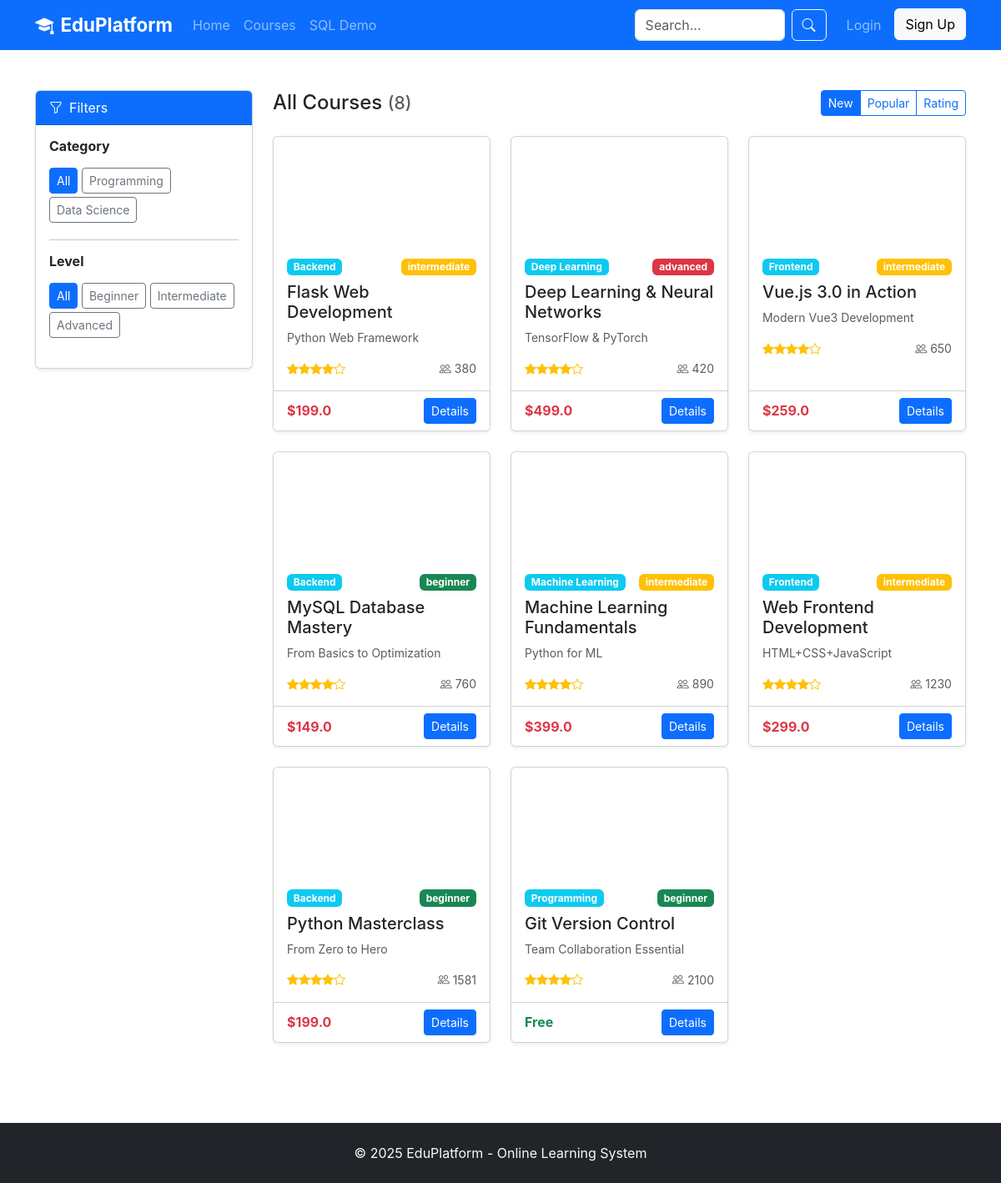
Screenshot of /courses with the database file from the repository.
### tables this page shows
CREATE TABLE category (category_id INTEGER PRIMARY KEY AUTOINCREMENT, category_name TEXT NOT NULL, parent_id INTEGER, description TEXT, sort_order INTEGER DEFAULT 0);

CREATE TABLE course (course_id INTEGER PRIMARY KEY AUTOINCREMENT, title TEXT NOT NULL, subtitle TEXT, description TEXT, instructor_id INTEGER NOT NULL, category_id INTEGER, cover_image TEXT, price REAL DEFAULT 0.00, original_price REAL, level TEXT DEFAULT 'beginner', duration_hours REAL DEFAULT 0, status TEXT DEFAULT 'draft', is_featured INTEGER DEFAULT 0, enrollment_count INTEGER DEFAULT 0, rating_avg REAL DEFAULT 0.00, rating_count INTEGER DEFAULT 0, created_at TIMESTAMP DEFAULT CURRENT_TIMESTAMP, published_at DATETIME);

### app.py (the view)
@app.route('/courses')
def courses():
    conn = get_db()
    c = conn.cursor()
    category_id = request.args.get('category', type=int)
    level = request.args.get('level', '')
    sort = request.args.get('sort', 'newest')
    keyword = request.args.get('keyword', '').strip()
    query = '''SELECT c.*, u.username as instructor_name, cat.category_name FROM course c
        LEFT JOIN user u ON c.instructor_id = u.user_id LEFT JOIN category cat ON c.category_id = cat.category_id WHERE c.status = 'published' '''
    params = []
    if category_id:
        query += ' AND (c.category_id = ? OR cat.parent_id = ?)'
        params.extend([category_id, category_id])
    if level:
        query += ' AND c.level = ?'
        params.append(level)
    if keyword:
        query += ' AND (c.title LIKE ? OR c.description LIKE ?)'
        params.extend([f'%{keyword}%', f'%{keyword}%'])
    order_map = {'popular': 'c.enrollment_count DESC', 'rating': 'c.rating_avg DESC', 'price_low': 'c.price ASC', 'price_high': 'c.price DESC'}
    query += f" ORDER BY {order_map.get(sort, 'c.published_at DESC')}"
    c.execute(query, params)
    courses_list = c.fetchall()
    c.execute('SELECT * FROM category ORDER BY parent_id, sort_order')
    categories = c.fetchall()
    conn.close()
    return render_template('courses.html', courses=courses_list, categories=categories, current_category=category_id, current_level=level, current_sort=sort, keyword=keyword)

### app.py (called while the page is built)
def get_db():
    conn = sqlite3.connect(DATABASE)
    conn.row_factory = sqlite3.Row
    return conn

### templates/courses.html (shortened to what this page needs)
{% extends "base.html" %}
{% block content %}
<div class="container py-5">
    <div class="row">
        <div class="col-lg-3 mb-4">
            <div class="card shadow-sm">
                <div class="card-header bg-primary text-white"><i class="bi bi-funnel me-2"></i>Filters</div>
                <div class="card-body">
                    <h6 class="fw-bold mb-3">Category</h6>
                    <div class="mb-3">
                        <a href="{{ url_for('courses', level=current_level, sort=current_sort, keyword=keyword) }}" class="btn btn-sm {% if not current_category %}btn-primary{% else %}btn-outline-secondary{% endif %} mb-1">All</a>
                        {% for cat in categories %}{% if not cat['parent_id'] %}
                        <a href="{{ url_for('courses', category=cat['category_id'], level=current_level, sort=current_sort, keyword=keyword) }}" class="btn btn-sm {% if current_category == cat['category_id'] %}btn-primary{% else %}btn-outline-secondary{% endif %} mb-1">{{ cat['category_name'] }}</a>
                        {% endif %}{% endfor %}
                    </div>
                    <hr>
                    <h6 class="fw-bold mb-3">Level</h6>
                    <div class="mb-3">
                        <a href="{{ url_for('courses', category=current_category, sort=current_sort, keyword=keyword) }}" class="btn btn-sm {% if not current_level %}btn-primary{% else %}btn-outline-secondary{% endif %} mb-1">All</a>
                        <a href="{{ url_for('courses', category=current_category, level='beginner', sort=current_sort, keyword=keyword) }}" class="btn btn-sm {% if current_level == 'beginner' %}btn-primary{% else %}btn-outline-secondary{% endif %} mb-1">Beginner</a>
                        <a href="{{ url_for('courses', category=current_category, level='intermediate', sort=current_sort, keyword=keyword) }}" class="btn btn-sm {% if current_level == 'intermediate' %}btn-primary{% else %}btn-outline-secondary{% endif %} mb-1">Intermediate</a>
                        <a href="{{ url_for('courses', category=current_category, level='advanced', sort=current_sort, keyword=keyword) }}" class="btn btn-sm {% if current_level == 'advanced' %}btn-primary{% else %}btn-outline-secondary{% endif %} mb-1">Advanced</a>
                    </div>
                </div>
            </div>
        </div>
        <div class="col-lg-9">
            <div class="d-flex justify-content-between align-items-center mb-4">
                <h4 class="mb-0">{% if keyword %}Search: {{ keyword }}{% else %}All Courses{% endif %} <small class="text-muted">({{ courses|length }})</small></h4>
                <div class="btn-group">
                    <a href="{{ url_for('courses', category=current_category, level=current_level, sort='newest', keyword=keyword) }}" class="btn btn-sm {% if current_sort == 'newest' %}btn-primary{% else %}btn-outline-primary{% endif %}">New</a>
                    <a href="{{ url_for('courses', category=current_category, level=current_level, sort='popular', keyword=keyword) }}" class="btn btn-sm {% if current_sort == 'popular' %}btn-primary{% else %}btn-outline-primary{% endif %}">Popular</a>
                    <a href="{{ url_for('courses', category=current_category, level=current_level, sort='rating', keyword=keyword) }}" class="btn btn-sm {% if current_sort == 'rating' %}btn-primary{% else %}btn-outline-primary{% endif %}">Rating</a>
                </div>
            </div>
            {% if courses %}
            <div class="row g-4">
                {% for course in courses %}
                <div class="col-md-6 col-xl-4">
                    <div class="card h-100 course-card shadow-sm">
                        <div class="card-img-top bg-gradient text-white d-flex align-items-center justify-content-center" style="height:130px;background:linear-gradient(135deg,#667eea 0%,#764ba2 100%);"><i class="bi bi-play-circle display-4"></i></div>
                        <div class="card-body">
                            <div class="d-flex justify-content-between mb-2">
                                <span class="badge bg-info">{{ course['category_name'] or 'General' }}</span>
                                <span class="badge bg-{{ 'success' if course['level'] == 'beginner' else 'warning' if course['level'] == 'intermediate' else 'danger' }}">{{ course['level'] }}</span>
                            </div>
                            <h5 class="card-title">{{ course['title'] }}</h5>
                            <p class="card-text text-muted small text-truncate">{{ course['subtitle'] }}</p>
                            <div class="d-flex justify-content-between align-items-center">
                                <div class="text-warning small">{% for i in range(5) %}<i class="bi bi-star{% if i < course['rating_avg']|int %}-fill{% endif %}"></i>{% endfor %}</div>
                                <small class="text-muted"><i class="bi bi-people me-1"></i>{{ course['enrollment_count'] }}</small>
                            </div>
                        </div>
                        <div class="card-footer bg-white">
                            <div class="d-flex justify-content-between align-items-center">
                                {% if course['price'] == 0 %}<span class="text-success fw-bold">Free</span>{% else %}<span class="text-danger fw-bold">${{ course['price'] }}</span>{% endif %}
                                <a href="{{ url_for('course_detail', course_id=course['course_id']) }}" class="btn btn-primary btn-sm">Details</a>
                            </div>
                        </div>
                    </div>
                </div>
                {% endfor %}
            </div>
            {% else %}
            <div class="text-center py-5"><i class="bi bi-inbox display-1 text-muted"></i><h4 class="mt-3">No courses found</h4></div>
            {% endif %}
        </div>
    </div>
</div>
{% endblock %}

### static/css/style.css (style rules this page uses)
body { font-family: -apple-system, BlinkMacSystemFont, "Segoe UI", Roboto, "Helvetica Neue", Arial, sans-serif; }
.course-card { transition: transform 0.2s, box-shadow 0.2s; }

### rows the page displays
category: category_name "Programming"
category: category_name "Data Science"
course: category_name "Backend", level "intermediate", title "Flask Web Development", subtitle "Python Web Framework", enrollment_count "380", price "199.0"
course: category_name "Deep Learning", level "advanced", title "Deep Learning & Neural Networks", subtitle "TensorFlow & PyTorch", enrollment_count "420", price "499.0"
course: category_name "Frontend", level "intermediate", title "Vue.js 3.0 in Action", subtitle "Modern Vue3 Development", enrollment_count "650", price "259.0"
course: category_name "Backend", level "beginner", title "MySQL Database Mastery", subtitle "From Basics to Optimization", enrollment_count "760", price "149.0"
course: category_name "Machine Learning", level "intermediate", title "Machine Learning Fundamentals", subtitle "Python for ML", enrollment_count "890", price "399.0"
course: category_name "Frontend", level "intermediate", title "Web Frontend Development", subtitle "HTML+CSS+JavaScript", enrollment_count "1230", price "299.0"
course: category_name "Backend", level "beginner", title "Python Masterclass", subtitle "From Zero to Hero", enrollment_count "1581", price "199.0"
course: category_name "Programming", level "beginner", title "Git Version Control", subtitle "Team Collaboration Essential", enrollment_count "2100", price "Free"

### other values shown
{{ courses|length }} "8"
